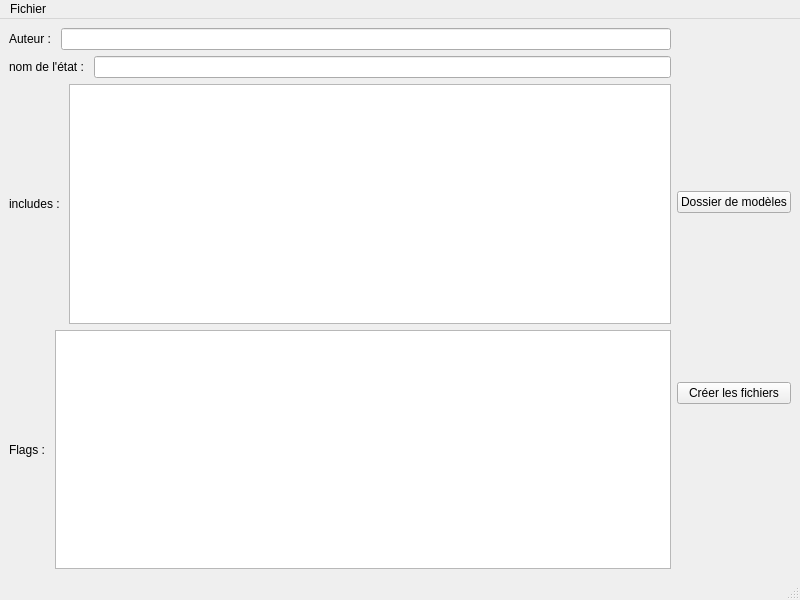
<?xml version="1.0" encoding="UTF-8"?>
<ui version="4.0">
 <class>MainWindow</class>
 <widget class="QMainWindow" name="MainWindow">
  <property name="geometry">
   <rect>
    <x>0</x>
    <y>0</y>
    <width>800</width>
    <height>600</height>
   </rect>
  </property>
  <property name="windowTitle">
   <string>Créateur de state</string>
  </property>
  <widget class="QWidget" name="centralwidget">
   <layout class="QHBoxLayout" name="horizontalLayout_3">
    <item>
     <layout class="QVBoxLayout" name="verticalLayout_2">
      <item>
       <layout class="QHBoxLayout" name="horizontalLayout">
        <item>
         <widget class="QLabel" name="label">
          <property name="text">
           <string>Auteur : </string>
          </property>
         </widget>
        </item>
        <item>
         <widget class="QLineEdit" name="lineEditAuthor"/>
        </item>
       </layout>
      </item>
      <item>
       <layout class="QHBoxLayout" name="horizontalLayout_2">
        <item>
         <widget class="QLabel" name="label_2">
          <property name="text">
           <string>nom de l'état : </string>
          </property>
         </widget>
        </item>
        <item>
         <widget class="QLineEdit" name="lineEditStatename"/>
        </item>
       </layout>
      </item>
      <item>
       <layout class="QHBoxLayout" name="horizontalLayout_4">
        <item>
         <widget class="QLabel" name="label_3">
          <property name="toolTip">
           <string>&lt;html&gt;&lt;head/&gt;&lt;body&gt;&lt;p&gt;chemins relatifs vers les fichiers à inclures, un fichier par ligne.&lt;/p&gt;&lt;p&gt;ex:&lt;/p&gt;&lt;p&gt;../params.h&lt;/p&gt;&lt;p&gt;lib_motor.h&lt;/p&gt;&lt;/body&gt;&lt;/html&gt;</string>
          </property>
          <property name="text">
           <string>includes : </string>
          </property>
         </widget>
        </item>
        <item>
         <widget class="QPlainTextEdit" name="includesPlainText"/>
        </item>
       </layout>
      </item>
      <item>
       <layout class="QHBoxLayout" name="horizontalLayout_5">
        <item>
         <widget class="QLabel" name="label_5">
          <property name="toolTip">
           <string>&lt;html&gt;&lt;head/&gt;&lt;body&gt;&lt;p&gt;Un état par ligne. ex:&lt;/p&gt;&lt;p&gt;E_MOTOR&lt;/p&gt;&lt;p&gt;E_RADAR&lt;/p&gt;&lt;/body&gt;&lt;/html&gt;</string>
          </property>
          <property name="text">
           <string>Flags : </string>
          </property>
         </widget>
        </item>
        <item>
         <widget class="QPlainTextEdit" name="flagsPlainText"/>
        </item>
       </layout>
      </item>
     </layout>
    </item>
    <item>
     <layout class="QVBoxLayout" name="verticalLayout_3">
      <item>
       <layout class="QVBoxLayout" name="verticalLayout">
        <item>
         <widget class="QPushButton" name="setDirectoryButton">
          <property name="text">
           <string>Dossier de modèles</string>
          </property>
         </widget>
        </item>
       </layout>
      </item>
      <item>
       <widget class="QPushButton" name="createFilesButton">
        <property name="text">
         <string>Créer les fichiers</string>
        </property>
       </widget>
      </item>
     </layout>
    </item>
   </layout>
  </widget>
  <widget class="QMenuBar" name="menubar">
   <property name="geometry">
    <rect>
     <x>0</x>
     <y>0</y>
     <width>800</width>
     <height>30</height>
    </rect>
   </property>
   <widget class="QMenu" name="menuFichier">
    <property name="title">
     <string>Fichier</string>
    </property>
    <addaction name="actionQuitter"/>
   </widget>
   <addaction name="menuFichier"/>
  </widget>
  <widget class="QStatusBar" name="statusbar"/>
  <action name="actionQuitter">
   <property name="text">
    <string>Quitter</string>
   </property>
  </action>
 </widget>
 <resources/>
 <connections/>
</ui>
